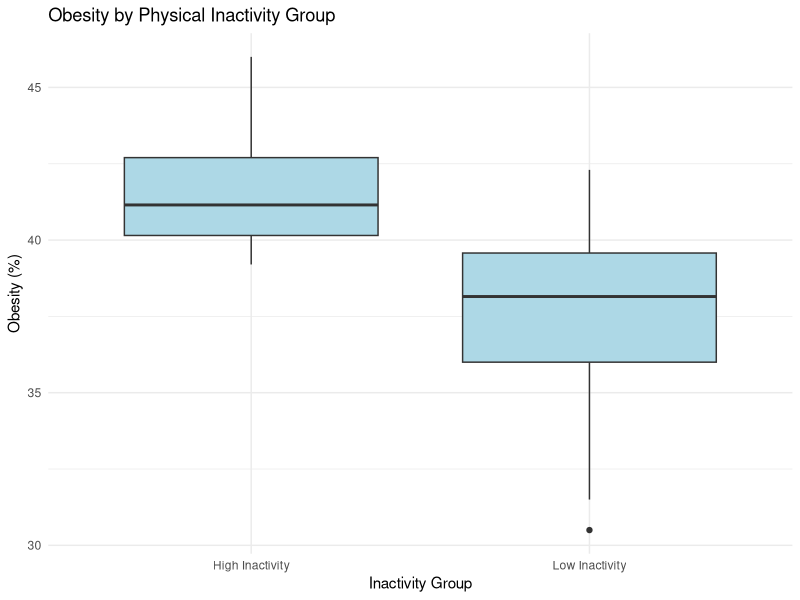
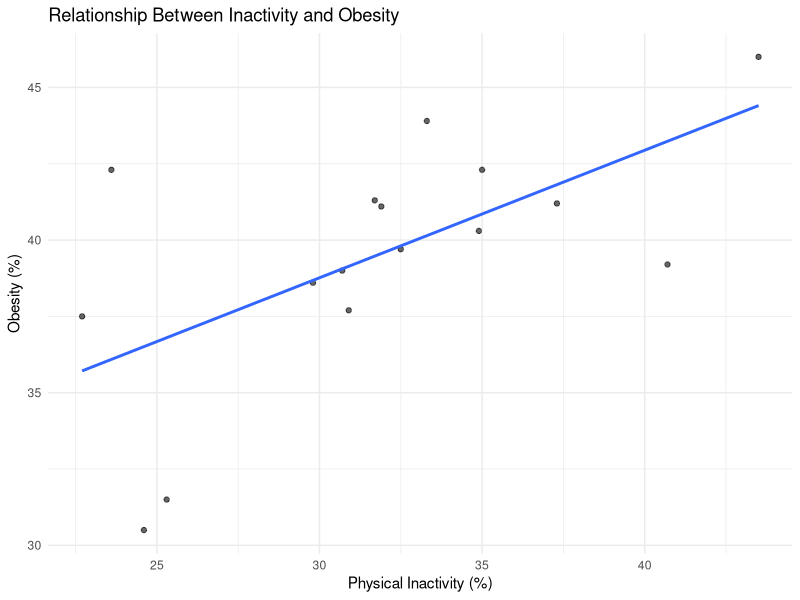

The R script that drew these images, in order:
# =====================
# CP03 - Analysis
# =====================

# Load libraries
library(ggplot2)
library(dplyr)

# =====================
# Load data
# =====================
places <- read.csv("data/raw/PLACES_sample.csv")

# =====================
# Filter variables
# =====================
data_filtered <- places %>%
  filter(Measure %in% c("Obesity among adults",
                        "No leisure-time physical activity among adults"),
         Data_Value_Type == "Crude prevalence",
         Year == 2023) %>%
  select(StateAbbr, LocationName, Measure, Data_Value)

# =====================
# Reshape data
# =====================
data_wide <- reshape(data_filtered,
                     idvar = c("StateAbbr", "LocationName"),
                     timevar = "Measure",
                     direction = "wide")

# Rename columns
colnames(data_wide) <- c("State", "County", "Obesity", "Inactivity")

# =====================
# Clean data
# =====================
data_clean <- na.omit(data_wide)

# =====================
# Create group variable
# =====================
median_inactivity <- median(data_clean$Inactivity, na.rm = TRUE)

data_clean <- data_clean %>%
  mutate(Inactivity_Group = ifelse(Inactivity > median_inactivity,
                                   "High Inactivity",
                                   "Low Inactivity"))

# =====================
# Summary statistics
# =====================
summary_table <- data_clean %>%
  group_by(Inactivity_Group) %>%
  summarise(
    Mean_Obesity = mean(Obesity),
    SD_Obesity = sd(Obesity),
    Median_Obesity = median(Obesity),
    N = n(),
    .groups = "drop"
  )

print(summary_table)

# =====================
# Visualization
# =====================

# Boxplot
ggplot(data_clean, aes(x = Inactivity_Group, y = Obesity)) +
  geom_boxplot(fill = "lightblue") +
  labs(
    title = "Obesity by Physical Inactivity Group",
    x = "Inactivity Group",
    y = "Obesity (%)"
  ) +
  theme_minimal()

# Scatterplot
ggplot(data_clean, aes(x = Inactivity, y = Obesity)) +
  geom_point(alpha = 0.6) +
  geom_smooth(method = "lm", se = FALSE) +
  labs(
    title = "Relationship Between Inactivity and Obesity",
    x = "Physical Inactivity (%)",
    y = "Obesity (%)"
  ) +
  theme_minimal()
